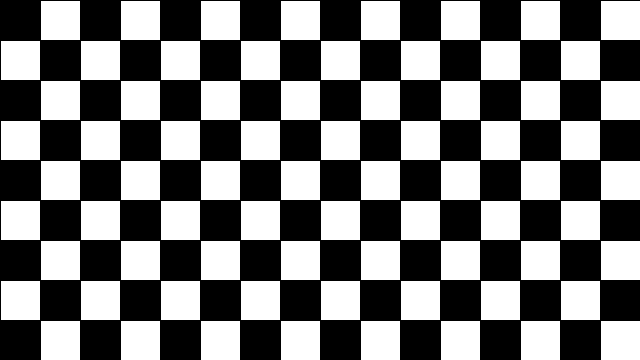
Frame 1 (no input)
Frame 60 (the mouse pressed at the canvas centre just before this capture): identical to frame 1, image omitted
Frame 120 (the mouse held since frame 60 and released just before this capture): identical to frame 1, image omitted

The Processing sketch that drew this single still picture (run headless with seeded random() and noise(); from frame 60 on, the mouse is pressed at the canvas centre):

// Processing sketch: checkerboard
// ── checkerboard.pde
// Checkerboard
// The Coding Train / Daniel Shiffman
// Processing Intro Series

void setup() {
  size(640, 360);
}

void draw() {
  background(0);
  //stroke(255);
  float spacing = 40;
  int countX = 0; //count column number
  int countY = 0; //count row number

  for (float x = 0; x <= width; x+=spacing) {
    for (float y = 0; y <= height; y+=spacing) {
      // %(modulo) calculates the remainder when one number is divided by another.
      // If the col is even and the row is odd OR
      // If the col is odd and the row is even fill white
      if ((countX%2 == 0&&countY%2 == 1) || (countX%2 == 1&&countY%2 == 0)) {
        fill(255);
      } else {
        fill(0);
      }
      rect(x, y, spacing, spacing);
      countY+=1;
    }
    countX+=1;
  }

}
